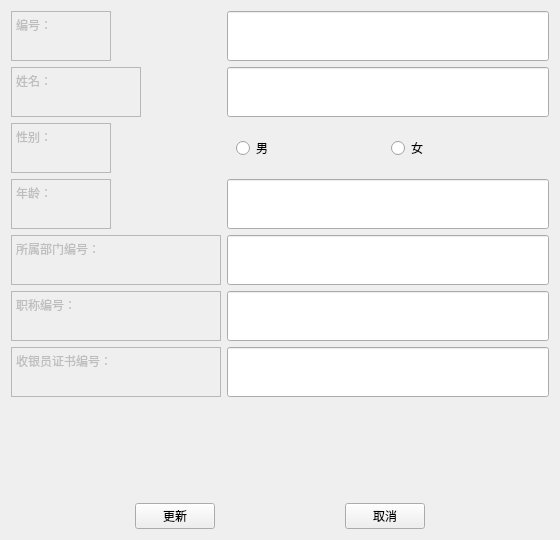
<?xml version="1.0" encoding="UTF-8"?>
<ui version="4.0">
 <class>PatientInfo</class>
 <widget class="QWidget" name="PatientInfo">
  <property name="windowModality">
   <enum>Qt::ApplicationModal</enum>
  </property>
  <property name="geometry">
   <rect>
    <x>0</x>
    <y>0</y>
    <width>560</width>
    <height>540</height>
   </rect>
  </property>
  <property name="minimumSize">
   <size>
    <width>560</width>
    <height>540</height>
   </size>
  </property>
  <property name="maximumSize">
   <size>
    <width>560</width>
    <height>540</height>
   </size>
  </property>
  <property name="windowTitle">
   <string>更新收银员信息</string>
  </property>
  <layout class="QVBoxLayout" name="verticalLayout">
   <item>
    <layout class="QFormLayout" name="formLayout_2">
     <item row="0" column="0">
      <widget class="QTextEdit" name="textEdit_12">
       <property name="enabled">
        <bool>false</bool>
       </property>
       <property name="sizePolicy">
        <sizepolicy hsizetype="Expanding" vsizetype="Fixed">
         <horstretch>0</horstretch>
         <verstretch>0</verstretch>
        </sizepolicy>
       </property>
       <property name="minimumSize">
        <size>
         <width>100</width>
         <height>50</height>
        </size>
       </property>
       <property name="maximumSize">
        <size>
         <width>100</width>
         <height>50</height>
        </size>
       </property>
       <property name="html">
        <string>&lt;!DOCTYPE HTML PUBLIC &quot;-//W3C//DTD HTML 4.0//EN&quot; &quot;http://www.w3.org/TR/REC-html40/strict.dtd&quot;&gt;
&lt;html&gt;&lt;head&gt;&lt;meta name=&quot;qrichtext&quot; content=&quot;1&quot; /&gt;&lt;style type=&quot;text/css&quot;&gt;
p, li { white-space: pre-wrap; }
&lt;/style&gt;&lt;/head&gt;&lt;body style=&quot; font-family:'SimSun'; font-size:9pt; font-weight:400; font-style:normal;&quot;&gt;
&lt;p style=&quot; margin-top:0px; margin-bottom:0px; margin-left:0px; margin-right:0px; -qt-block-indent:0; text-indent:0px;&quot;&gt;编号：&lt;/p&gt;&lt;/body&gt;&lt;/html&gt;</string>
       </property>
      </widget>
     </item>
     <item row="0" column="1">
      <widget class="QLineEdit" name="CnoEdit">
       <property name="sizePolicy">
        <sizepolicy hsizetype="Expanding" vsizetype="Preferred">
         <horstretch>0</horstretch>
         <verstretch>0</verstretch>
        </sizepolicy>
       </property>
       <property name="minimumSize">
        <size>
         <width>0</width>
         <height>50</height>
        </size>
       </property>
       <property name="maximumSize">
        <size>
         <width>16777215</width>
         <height>50</height>
        </size>
       </property>
       <property name="palette">
        <palette>
         <active>
          <colorrole role="Text">
           <brush brushstyle="SolidPattern">
            <color alpha="255">
             <red>120</red>
             <green>120</green>
             <blue>120</blue>
            </color>
           </brush>
          </colorrole>
         </active>
         <inactive>
          <colorrole role="Text">
           <brush brushstyle="SolidPattern">
            <color alpha="255">
             <red>120</red>
             <green>120</green>
             <blue>120</blue>
            </color>
           </brush>
          </colorrole>
         </inactive>
         <disabled>
          <colorrole role="Text">
           <brush brushstyle="SolidPattern">
            <color alpha="255">
             <red>120</red>
             <green>120</green>
             <blue>120</blue>
            </color>
           </brush>
          </colorrole>
         </disabled>
        </palette>
       </property>
      </widget>
     </item>
     <item row="1" column="0">
      <widget class="QTextEdit" name="textEdit_10">
       <property name="enabled">
        <bool>false</bool>
       </property>
       <property name="sizePolicy">
        <sizepolicy hsizetype="Expanding" vsizetype="Fixed">
         <horstretch>0</horstretch>
         <verstretch>0</verstretch>
        </sizepolicy>
       </property>
       <property name="minimumSize">
        <size>
         <width>130</width>
         <height>50</height>
        </size>
       </property>
       <property name="maximumSize">
        <size>
         <width>130</width>
         <height>50</height>
        </size>
       </property>
       <property name="html">
        <string>&lt;!DOCTYPE HTML PUBLIC &quot;-//W3C//DTD HTML 4.0//EN&quot; &quot;http://www.w3.org/TR/REC-html40/strict.dtd&quot;&gt;
&lt;html&gt;&lt;head&gt;&lt;meta name=&quot;qrichtext&quot; content=&quot;1&quot; /&gt;&lt;style type=&quot;text/css&quot;&gt;
p, li { white-space: pre-wrap; }
&lt;/style&gt;&lt;/head&gt;&lt;body style=&quot; font-family:'SimSun'; font-size:9pt; font-weight:400; font-style:normal;&quot;&gt;
&lt;p style=&quot; margin-top:0px; margin-bottom:0px; margin-left:0px; margin-right:0px; -qt-block-indent:0; text-indent:0px;&quot;&gt;姓名：&lt;/p&gt;&lt;/body&gt;&lt;/html&gt;</string>
       </property>
      </widget>
     </item>
     <item row="1" column="1">
      <widget class="QLineEdit" name="CnameEdit">
       <property name="sizePolicy">
        <sizepolicy hsizetype="Expanding" vsizetype="Preferred">
         <horstretch>0</horstretch>
         <verstretch>0</verstretch>
        </sizepolicy>
       </property>
       <property name="minimumSize">
        <size>
         <width>0</width>
         <height>50</height>
        </size>
       </property>
       <property name="maximumSize">
        <size>
         <width>16777215</width>
         <height>50</height>
        </size>
       </property>
      </widget>
     </item>
     <item row="2" column="0">
      <widget class="QTextEdit" name="textEdit_2">
       <property name="enabled">
        <bool>false</bool>
       </property>
       <property name="sizePolicy">
        <sizepolicy hsizetype="Expanding" vsizetype="Fixed">
         <horstretch>0</horstretch>
         <verstretch>0</verstretch>
        </sizepolicy>
       </property>
       <property name="minimumSize">
        <size>
         <width>100</width>
         <height>50</height>
        </size>
       </property>
       <property name="maximumSize">
        <size>
         <width>100</width>
         <height>50</height>
        </size>
       </property>
       <property name="html">
        <string>&lt;!DOCTYPE HTML PUBLIC &quot;-//W3C//DTD HTML 4.0//EN&quot; &quot;http://www.w3.org/TR/REC-html40/strict.dtd&quot;&gt;
&lt;html&gt;&lt;head&gt;&lt;meta name=&quot;qrichtext&quot; content=&quot;1&quot; /&gt;&lt;style type=&quot;text/css&quot;&gt;
p, li { white-space: pre-wrap; }
&lt;/style&gt;&lt;/head&gt;&lt;body style=&quot; font-family:'SimSun'; font-size:9pt; font-weight:400; font-style:normal;&quot;&gt;
&lt;p style=&quot; margin-top:0px; margin-bottom:0px; margin-left:0px; margin-right:0px; -qt-block-indent:0; text-indent:0px;&quot;&gt;性别：&lt;/p&gt;&lt;/body&gt;&lt;/html&gt;</string>
       </property>
      </widget>
     </item>
     <item row="3" column="0">
      <widget class="QTextEdit" name="textEdit_5">
       <property name="enabled">
        <bool>false</bool>
       </property>
       <property name="sizePolicy">
        <sizepolicy hsizetype="Expanding" vsizetype="Fixed">
         <horstretch>0</horstretch>
         <verstretch>0</verstretch>
        </sizepolicy>
       </property>
       <property name="minimumSize">
        <size>
         <width>100</width>
         <height>50</height>
        </size>
       </property>
       <property name="maximumSize">
        <size>
         <width>100</width>
         <height>50</height>
        </size>
       </property>
       <property name="html">
        <string>&lt;!DOCTYPE HTML PUBLIC &quot;-//W3C//DTD HTML 4.0//EN&quot; &quot;http://www.w3.org/TR/REC-html40/strict.dtd&quot;&gt;
&lt;html&gt;&lt;head&gt;&lt;meta name=&quot;qrichtext&quot; content=&quot;1&quot; /&gt;&lt;style type=&quot;text/css&quot;&gt;
p, li { white-space: pre-wrap; }
&lt;/style&gt;&lt;/head&gt;&lt;body style=&quot; font-family:'SimSun'; font-size:9pt; font-weight:400; font-style:normal;&quot;&gt;
&lt;p style=&quot; margin-top:0px; margin-bottom:0px; margin-left:0px; margin-right:0px; -qt-block-indent:0; text-indent:0px;&quot;&gt;年龄：&lt;/p&gt;&lt;/body&gt;&lt;/html&gt;</string>
       </property>
      </widget>
     </item>
     <item row="3" column="1">
      <widget class="QLineEdit" name="CageEdit">
       <property name="sizePolicy">
        <sizepolicy hsizetype="Expanding" vsizetype="Preferred">
         <horstretch>0</horstretch>
         <verstretch>0</verstretch>
        </sizepolicy>
       </property>
       <property name="minimumSize">
        <size>
         <width>0</width>
         <height>50</height>
        </size>
       </property>
       <property name="maximumSize">
        <size>
         <width>16777215</width>
         <height>50</height>
        </size>
       </property>
      </widget>
     </item>
     <item row="4" column="0">
      <widget class="QTextEdit" name="textEdit_8">
       <property name="enabled">
        <bool>false</bool>
       </property>
       <property name="sizePolicy">
        <sizepolicy hsizetype="Fixed" vsizetype="Fixed">
         <horstretch>0</horstretch>
         <verstretch>0</verstretch>
        </sizepolicy>
       </property>
       <property name="minimumSize">
        <size>
         <width>210</width>
         <height>50</height>
        </size>
       </property>
       <property name="maximumSize">
        <size>
         <width>130</width>
         <height>50</height>
        </size>
       </property>
       <property name="html">
        <string>&lt;!DOCTYPE HTML PUBLIC &quot;-//W3C//DTD HTML 4.0//EN&quot; &quot;http://www.w3.org/TR/REC-html40/strict.dtd&quot;&gt;
&lt;html&gt;&lt;head&gt;&lt;meta name=&quot;qrichtext&quot; content=&quot;1&quot; /&gt;&lt;style type=&quot;text/css&quot;&gt;
p, li { white-space: pre-wrap; }
&lt;/style&gt;&lt;/head&gt;&lt;body style=&quot; font-family:'SimSun'; font-size:9pt; font-weight:400; font-style:normal;&quot;&gt;
&lt;p style=&quot; margin-top:0px; margin-bottom:0px; margin-left:0px; margin-right:0px; -qt-block-indent:0; text-indent:0px;&quot;&gt;所属部门编号：&lt;/p&gt;&lt;/body&gt;&lt;/html&gt;</string>
       </property>
      </widget>
     </item>
     <item row="4" column="1">
      <widget class="QLineEdit" name="CdeptnoEdit">
       <property name="sizePolicy">
        <sizepolicy hsizetype="Expanding" vsizetype="Preferred">
         <horstretch>0</horstretch>
         <verstretch>0</verstretch>
        </sizepolicy>
       </property>
       <property name="minimumSize">
        <size>
         <width>0</width>
         <height>50</height>
        </size>
       </property>
       <property name="maximumSize">
        <size>
         <width>16777215</width>
         <height>50</height>
        </size>
       </property>
      </widget>
     </item>
     <item row="5" column="0">
      <widget class="QTextEdit" name="textEdit_13">
       <property name="enabled">
        <bool>false</bool>
       </property>
       <property name="sizePolicy">
        <sizepolicy hsizetype="Expanding" vsizetype="Fixed">
         <horstretch>0</horstretch>
         <verstretch>0</verstretch>
        </sizepolicy>
       </property>
       <property name="minimumSize">
        <size>
         <width>210</width>
         <height>50</height>
        </size>
       </property>
       <property name="maximumSize">
        <size>
         <width>100</width>
         <height>50</height>
        </size>
       </property>
       <property name="html">
        <string>&lt;!DOCTYPE HTML PUBLIC &quot;-//W3C//DTD HTML 4.0//EN&quot; &quot;http://www.w3.org/TR/REC-html40/strict.dtd&quot;&gt;
&lt;html&gt;&lt;head&gt;&lt;meta name=&quot;qrichtext&quot; content=&quot;1&quot; /&gt;&lt;style type=&quot;text/css&quot;&gt;
p, li { white-space: pre-wrap; }
&lt;/style&gt;&lt;/head&gt;&lt;body style=&quot; font-family:'SimSun'; font-size:9pt; font-weight:400; font-style:normal;&quot;&gt;
&lt;p style=&quot; margin-top:0px; margin-bottom:0px; margin-left:0px; margin-right:0px; -qt-block-indent:0; text-indent:0px;&quot;&gt;职称编号：&lt;/p&gt;&lt;/body&gt;&lt;/html&gt;</string>
       </property>
      </widget>
     </item>
     <item row="5" column="1">
      <widget class="QLineEdit" name="TnoEdit">
       <property name="sizePolicy">
        <sizepolicy hsizetype="Expanding" vsizetype="Preferred">
         <horstretch>0</horstretch>
         <verstretch>0</verstretch>
        </sizepolicy>
       </property>
       <property name="minimumSize">
        <size>
         <width>0</width>
         <height>50</height>
        </size>
       </property>
       <property name="maximumSize">
        <size>
         <width>16777215</width>
         <height>50</height>
        </size>
       </property>
      </widget>
     </item>
     <item row="6" column="0">
      <widget class="QTextEdit" name="textEdit_14">
       <property name="enabled">
        <bool>false</bool>
       </property>
       <property name="sizePolicy">
        <sizepolicy hsizetype="Expanding" vsizetype="Fixed">
         <horstretch>0</horstretch>
         <verstretch>0</verstretch>
        </sizepolicy>
       </property>
       <property name="minimumSize">
        <size>
         <width>210</width>
         <height>50</height>
        </size>
       </property>
       <property name="maximumSize">
        <size>
         <width>130</width>
         <height>50</height>
        </size>
       </property>
       <property name="html">
        <string>&lt;!DOCTYPE HTML PUBLIC &quot;-//W3C//DTD HTML 4.0//EN&quot; &quot;http://www.w3.org/TR/REC-html40/strict.dtd&quot;&gt;
&lt;html&gt;&lt;head&gt;&lt;meta name=&quot;qrichtext&quot; content=&quot;1&quot; /&gt;&lt;style type=&quot;text/css&quot;&gt;
p, li { white-space: pre-wrap; }
&lt;/style&gt;&lt;/head&gt;&lt;body style=&quot; font-family:'SimSun'; font-size:9pt; font-weight:400; font-style:normal;&quot;&gt;
&lt;p style=&quot; margin-top:0px; margin-bottom:0px; margin-left:0px; margin-right:0px; -qt-block-indent:0; text-indent:0px;&quot;&gt;收银员证书编号：&lt;/p&gt;&lt;/body&gt;&lt;/html&gt;</string>
       </property>
      </widget>
     </item>
     <item row="6" column="1">
      <widget class="QLineEdit" name="CcenoEdit">
       <property name="sizePolicy">
        <sizepolicy hsizetype="Expanding" vsizetype="Preferred">
         <horstretch>0</horstretch>
         <verstretch>0</verstretch>
        </sizepolicy>
       </property>
       <property name="minimumSize">
        <size>
         <width>0</width>
         <height>50</height>
        </size>
       </property>
       <property name="maximumSize">
        <size>
         <width>16777215</width>
         <height>50</height>
        </size>
       </property>
      </widget>
     </item>
     <item row="2" column="1">
      <widget class="QWidget" name="widget_2" native="true">
       <layout class="QHBoxLayout" name="horizontalLayout_2">
        <item>
         <widget class="QRadioButton" name="rbtn_male">
          <property name="text">
           <string>男</string>
          </property>
         </widget>
        </item>
        <item>
         <widget class="QRadioButton" name="rbtn_female">
          <property name="text">
           <string>女</string>
          </property>
         </widget>
        </item>
       </layout>
      </widget>
     </item>
    </layout>
   </item>
   <item>
    <layout class="QHBoxLayout" name="horizontalLayout_8">
     <item>
      <widget class="QPushButton" name="btn_update">
       <property name="sizePolicy">
        <sizepolicy hsizetype="Fixed" vsizetype="Fixed">
         <horstretch>0</horstretch>
         <verstretch>0</verstretch>
        </sizepolicy>
       </property>
       <property name="text">
        <string>更新</string>
       </property>
      </widget>
     </item>
     <item>
      <widget class="QPushButton" name="btn_quit">
       <property name="sizePolicy">
        <sizepolicy hsizetype="Fixed" vsizetype="Fixed">
         <horstretch>0</horstretch>
         <verstretch>0</verstretch>
        </sizepolicy>
       </property>
       <property name="text">
        <string>取消</string>
       </property>
      </widget>
     </item>
    </layout>
   </item>
  </layout>
 </widget>
 <resources/>
 <connections/>
</ui>
